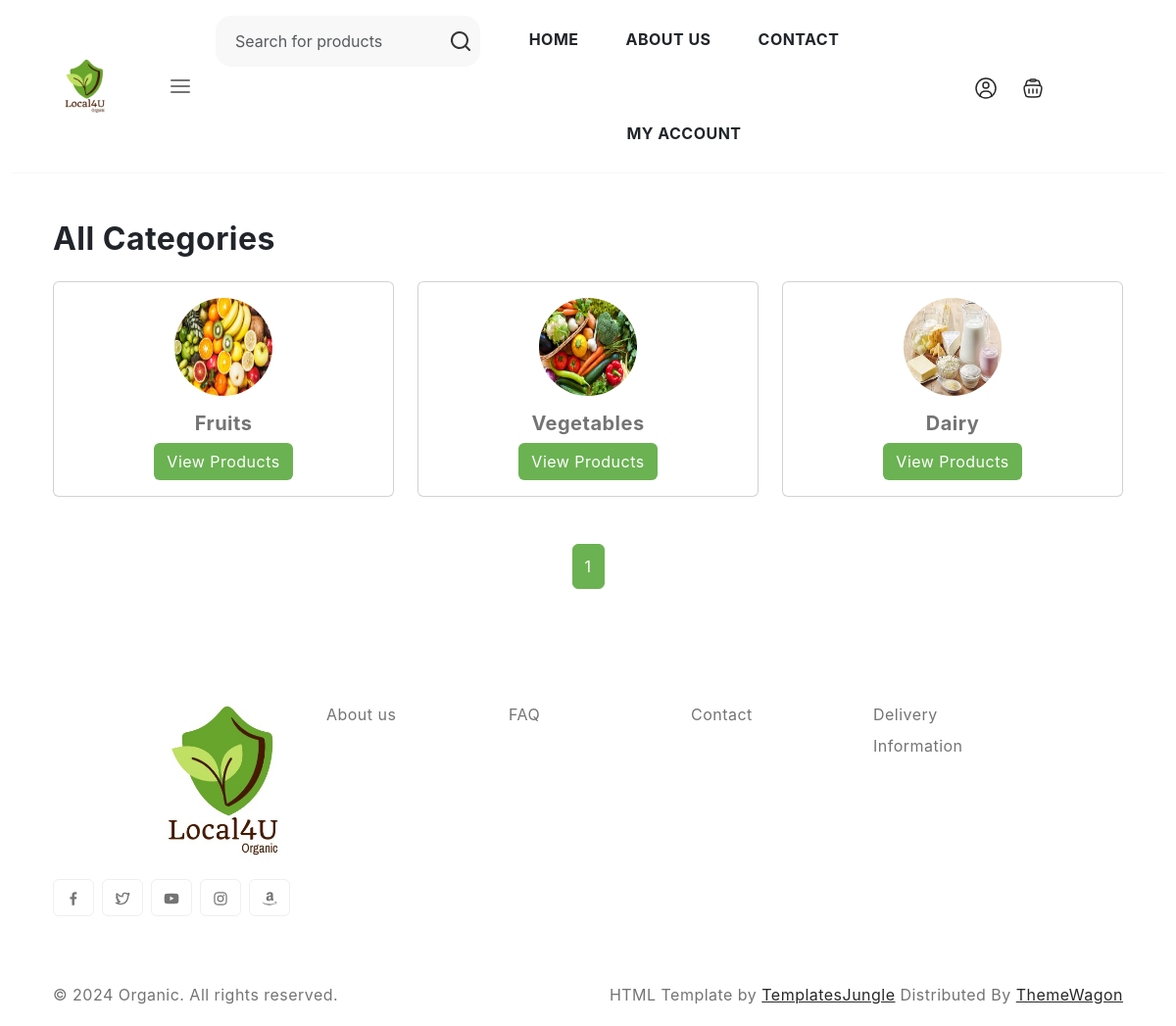
The app's page /product/categories/ with its own data.
### product/models.py (models this page shows, shortened)
class Category(models.Model):
    name = models.CharField(max_length=100)  # Name of the category
    image = models.ImageField(upload_to='category_images/', null=True, blank=True)  # Optional category image

### product/views.py (the view)
# urls.py: path('categories/', views.list_categories, name='list_categories'),
def list_categories(request):
    categories = Category.objects.all()  # Retrieve all categories
    paginator = Paginator(categories, 10)  # Paginate categories, 10 per page
    page_number = request.GET.get('page')  # Get the current page number
    page_obj = paginator.get_page(page_number)  # Fetch categories for the current page
    return render(request, 'list_categories.html', {'page_obj': page_obj})

### order/context_processors.py (called while the page is built)
def cart_data(request):
    return {"cart": request.session.get("cart", {})}

### order/templatetags/cart_filters.py (called while the page is built)
@register.filter
def sum_cart_total(cart_items):
    total = 0
    for item in cart_items:
        total += float(item['price']) * item['quantity']
    return total

### product/context_processors.py (called while the page is built)
def category_menu(request):
    categories = Category.objects.all()
    return {'categories': categories}

### templates/list_categories.html (shortened to what this page needs)
{% extends 'base.html' %}
{% load static %}
{% block body_block %}
<section class="py-5">
    <div class="container-lg">
        <div class="section-header mb-4">
            <h2 class="section-title">All Categories</h2>
        </div>
        <div class="row">
            {% for category in page_obj %}
            <div class="col-md-4 mb-4">
                <div class="card text-center">
                    {% if category.image %}
                        <img src="{{ category.image.url }}" class="card-img-top rounded-circle mx-auto mt-3" alt="{{ category.name }}" style="width: 100px; height: 100px;">
                    {% else %}
                        <img src="{% static 'images/default-category.png' %}" class="card-img-top rounded-circle mx-auto mt-3" alt="Default Image" style="width: 100px; height: 100px;">
                    {% endif %}
                    <div class="card-body">
                        <h5 class="card-title">{{ category.name }}</h5>
                        <a href="{% url 'products_by_category' category.id %}" class="btn btn-primary">View Products</a>
                    </div>
                </div>
            </div>
            {% endfor %}
        </div>
        <nav aria-label="Page navigation" class="mt-4">
            <ul class="pagination justify-content-center">
                {% for num in page_obj.paginator.page_range %}
                <li class="page-item {% if num == page_obj.number %}active{% endif %}">
                    <a class="page-link" href="?page={{ num }}">{{ num }}</a>
                </li>
                {% endfor %}
            </ul>
        </nav>
    </div>
</section>
{% endblock %}

### static/style.css (style rules this page uses)
body { --heading-font : "Inter", sans-serif; --bs-link-color: #333; --bs-link-hover-color:#333; --bs-link-color-rgb: 40,40,40; --bs-link-hover-color-rgb: 0,0,0; --bs-light-rgb: 248, 248, 248; --bs-font-sans-serif: "Inter", sans-serif; --bs-body-font-family: var(--bs-font-sans-serif); --bs-body-font-size: 1rem; --bs-body-font-weight: 400; --bs-body-line-height: 2; --bs-body-color: #747474; --bs-primary: #6BB252; --bs-primary-rgb: 107, 178, 82; --bs-secondary: #364127; --bs-secondary-rgb: 54, 65, 39; --bs-danger: #F95F09; --bs-danger-rgb: 249, 95, 9; --bs-success: #a3be4c; --bs-success-rgb: 163, 190, 76; --bs-primary-bg-subtle: #FFF9EB; --bs-success-bg-subtle: #eef5e5; --bs-border-color: #F7F7F7; }
.btn-primary { --bs-btn-color: #fff; --bs-btn-bg: var(--bs-primary); --bs-btn-border-color: transparent; --bs-btn-hover-color: #fff; --bs-btn-hover-bg: #f7a422; --bs-btn-hover-border-color: transparent; --bs-btn-focus-shadow-rgb: 49,132,253; --bs-btn-active-color: #fff; --bs-btn-active-bg: var(--bs-primary); --bs-btn-active-border-color: transparent; --bs-btn-active-shadow: inset 0 3px 5px rgba(0, 0, 0, 0.125); --bs-btn-disabled-color: #fff; --bs-btn-disabled-bg: #d3d7dd; --bs-btn-disabled-border-color: transparent; }
body { letter-spacing: 0.03em; }
h1,h2,h3,h4,h5,h6 { font-family: var(--heading-font); color: var(--bs-dark); font-weight: 700; }
.pagination { --bs-pagination-active-bg: var(--bs-primary); --bs-pagination-active-border-color: var(--bs-primary); }
.container, .container-fluid, .container-lg, .container-md, .container-sm, .container-xl, .container-xxl { --bs-gutter-x: 3rem; }

### records on screen
Category: image (picture), name "Fruits"
Category: image (picture), name "Vegetables"
Category: image (picture), name "Dairy"

### other values on screen
{{ num }} "1"
